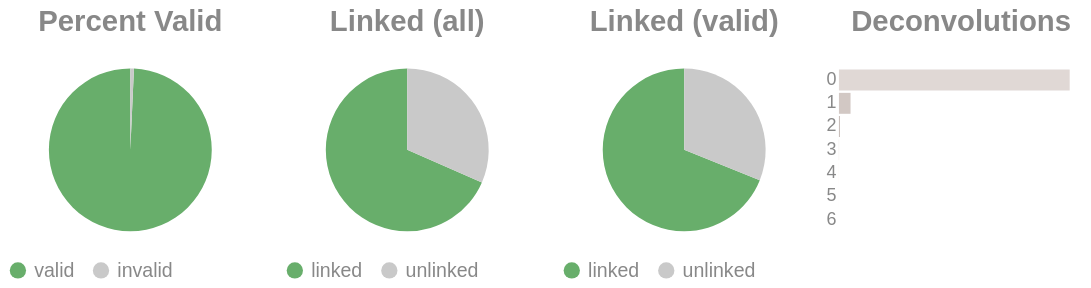

Notebook cell for this chart:
### Code cell
if SKIPLR:
    pass
else:
    clash = Counter()
    for i in valids['molecule'].to_list():
        _mol = i.split("-")
        if len(_mol) == 1:
            clash.update('0')
        else:
            clash.update(_mol[-1])

    _d = {"deconvolutions": [], 'count': []}
    for k,v in clash.items():
        _d['deconvolutions'].append(k)
        _d['count'].append(v)

    tot_valid = valids['reads'].sum()
    mask = valids['reads'] >= 2
    n_linked_reads = valids.filter(mask)['reads'].sum()
    if n_linked_reads == 0:
        print_html("No linked molecules (>=2 reads) were detected; skipping linked-only distributions.")
        SKIPLR = True
    else:
        perc_valid = round(tot_valid / n_reads, 4)
        linked_perc_abs = round(n_linked_reads / n_reads, 4)
        linked_perc = round(n_linked_reads / tot_valid, 4)

    _valid = pl.DataFrame({"valids": ['valid', 'invalid'], "count": [tot_valid, n_reads - tot_valid]})
    _linked_abs = pl.DataFrame({"linked (absolute)": ['linked', 'unlinked'], "count": [n_linked_reads, n_reads - n_linked_reads]})
    _linked_rel = pl.DataFrame({"linked (valids)": ['linked', 'unlinked'], "count": [n_linked_reads, tot_valid - n_linked_reads]})

    (
        alt.hconcat(
            piechart(_valid, goodval = 'valid', title = "Percent Valid"),
            piechart(_linked_abs, goodval = "linked", title =  "Linked (all)"),
            piechart(_linked_rel, goodval = "linked", title =  "Linked (valid)"),
            convolutionbar(pl.DataFrame(_d), title = "Deconvolutions"),
            center = True,
            bounds = 'flush'
        )
        .resolve_scale(color='independent')
        .resolve_legend('independent')
        .properties(usermeta={'embedOptions': {"actions": False}})
    ).display()

### Figure 1 — Vega-Lite specification as saved in the notebook (floating-point values rounded to 4 significant figures)
{"width": "container", "height": 400, "config": {"title": {"anchor": "start", "dy": -15, "fontSize": 18, "color": "#888888", "subtitleColor": "#888888", "subtitleFontSize": 14}, "arc": {"fill": "#0072B2"}, "axis": {"domainColor": "#888888", "domainWidth": 0.5, "gridWidth": 0.2, "grid": false, "titleFontWeight": 400, "titleFontSize": 15, "labelFontSize": 11, "labelColor": "#888888", "tickColor": "#888888", "tickWidth": 0.2, "titleColor": "#888888"}, "axisBand": {"grid": false}, "axisX": {"grid": true, "tickSize": 10, "domainCap": "round"}, "axisY": {"domain": false, "grid": true, "tickSize": 0, "domainCap": "round"}, "background": "transparent", "header": {"labelFontSize": 15, "labelColor": "#888888", "titleFontSize": 15, "titleFontWeight": 600, "titleColor": "#888888"}, "legend": {"labelFont": "sans-serif", "labelFontSize": 12, "labelColor": "#888888", "symbolSize": 100, "symbolType": "circle", "titleFontSize": 12, "titlePadding": 10, "titleColor": "#888888", "title": null}, "range": {"category": ["#E69F00", "#56B4E9", "#009E73", "#F0E442", "#0072B2", "#D55E00", "#CC79A7", "#000000"], "diverging": ["#cfe8f3", "#a2d4ec", "#73bfe2", "#46abdb", "#1696d2", "#12719e"]}, "area": {"fill": "#0072B2", "fillOpacity": 0.7, "line": true, "strokeOpacity": 0.7}, "line": {"color": "#0072B2", "stroke": "#0072B2", "strokeWidth": 2}, "trail": {"color": "#0072B2", "stroke": "#0072B2", "strokeWidth": 0, "size": 1}, "point": {"filled": true, "fillOpacity": 1.0, "size": 95}, "text": {"color": "#888888", "fontSize": 11, "align": "right", "fontWeight": 400, "size": 11}, "bar": {"fill": "#0072B2", "stroke": null}, "view": {"stroke": null, "continuousWidth": 660, "continuousHeight": 400}}, "hconcat": [{"data": {"name": "data-f8c8b4d73f76b5cc365f4088dcee051c"}, "mark": {"type": "arc"}, "encoding": {"color": {"field": "valids", "legend": {"orient": "bottom", "title": null}, "scale": {"domain": ["valid", "invalid"], "range": ["#68ae6b", "#C9C9C9"]}, "title": "Valids", "type": "nominal"}, "theta": {"field": "count", "type": "quantitative"}, "tooltip": [{"field": "valids", "title": "Valids", "type": "ordinal"}, {"field": "percent", "format": ".2%", "title": "Percent", "type": "quantitative"}, {"field": "count", "title": "Count", "type": "quantitative"}]}, "height": 100, "title": {"text": "Percent Valid", "align": "center", "anchor": "middle"}, "transform": [{"calculate": "datum.count / 12396970", "as": "percent"}], "width": 150}, {"data": {"name": "data-a31267a7c63790a7a5c71f366d2f9dff"}, "mark": {"type": "arc"}, "encoding": {"color": {"field": "linked (absolute)", "legend": {"orient": "bottom", "title": null}, "scale": {"domain": ["linked", "unlinked"], "range": ["#68ae6b", "#C9C9C9"]}, "title": "Linked (Absolute)", "type": "nominal"}, "theta": {"field": "count", "type": "quantitative"}, "tooltip": [{"field": "linked (absolute)", "title": "Linked (Absolute)", "type": "ordinal"}, {"field": "percent", "format": ".2%", "title": "Percent", "type": "quantitative"}, {"field": "count", "title": "Count", "type": "quantitative"}]}, "height": 100, "title": {"text": "Linked (all)", "align": "center", "anchor": "middle"}, "transform": [{"calculate": "datum.count / 12396970", "as": "percent"}], "width": 150}, {"data": {"name": "data-55fae45e53b1c3965222ef9c0b87c622"}, "mark": {"type": "arc"}, "encoding": {"color": {"field": "linked (valids)", "legend": {"orient": "bottom", "title": null}, "scale": {"domain": ["linked", "unlinked"], "range": ["#68ae6b", "#C9C9C9"]}, "title": "Linked (Valids)", "type": "nominal"}, "theta": {"field": "count", "type": "quantitative"}, "tooltip": [{"field": "linked (valids)", "title": "Linked (Valids)", "type": "ordinal"}, {"field": "percent", "format": ".2%", "title": "Percent", "type": "quantitative"}, {"field": "count", "title": "Count", "type": "quantitative"}]}, "height": 100, "title": {"text": "Linked (valid)", "align": "center", "anchor": "middle"}, "transform": [{"calculate": "datum.count / 12308770", "as": "percent"}], "width": 150}, {"data": {"name": "data-6cf5ea1cc2f303c77548c00b70c48e97"}, "mark": {"type": "bar"}, "encoding": {"color": {"field": "deconvolutions", "legend": null, "scale": {"scheme": "lightgreyred"}, "type": "nominal"}, "tooltip": [{"field": "deconvolutions", "title": "Deconvolutions", "type": "ordinal"}, {"field": "percent", "format": ".2%", "title": "Percent", "type": "quantitative"}, {"field": "count", "title": "Count", "type": "quantitative"}], "x": {"axis": null, "field": "count", "type": "quantitative"}, "y": {"field": "deconvolutions", "sort": "ascending", "title": null, "type": "nominal"}}, "height": 100, "title": {"text": "Deconvolutions", "align": "center", "anchor": "middle"}, "transform": [{"calculate": "datum.count / 5976983", "as": "percent"}], "width": 150}], "bounds": "flush", "center": true, "resolve": {"legend": {"angle": "independent"}, "scale": {"color": "independent"}}, "usermeta": {"embedOptions": {"actions": false}}, "$schema": "https://vega.github.io/schema/vega-lite/v6.1.0.json", "datasets": {"data-f8c8b4d73f76b5cc365f4088dcee051c": [{"valids": "valid", "count": 12308770}, {"valids": "invalid", "count": 88200}], "data-a31267a7c63790a7a5c71f366d2f9dff": [{"linked (absolute)": "linked", "count": 8485536}, {"linked (absolute)": "unlinked", "count": 3911434}], "data-55fae45e53b1c3965222ef9c0b87c622": [{"linked (valids)": "linked", "count": 8485536}, {"linked (valids)": "unlinked", "count": 3823234}], "data-6cf5ea1cc2f303c77548c00b70c48e97": [{"deconvolutions": "0", "count": 5666006}, {"deconvolutions": "1", "count": 284973}, {"deconvolutions": "2", "count": 23059}, {"deconvolutions": "3", "count": 2516}, {"deconvolutions": "4", "count": 358}, {"deconvolutions": "5", "count": 61}, {"deconvolutions": "6", "count": 10}]}}
